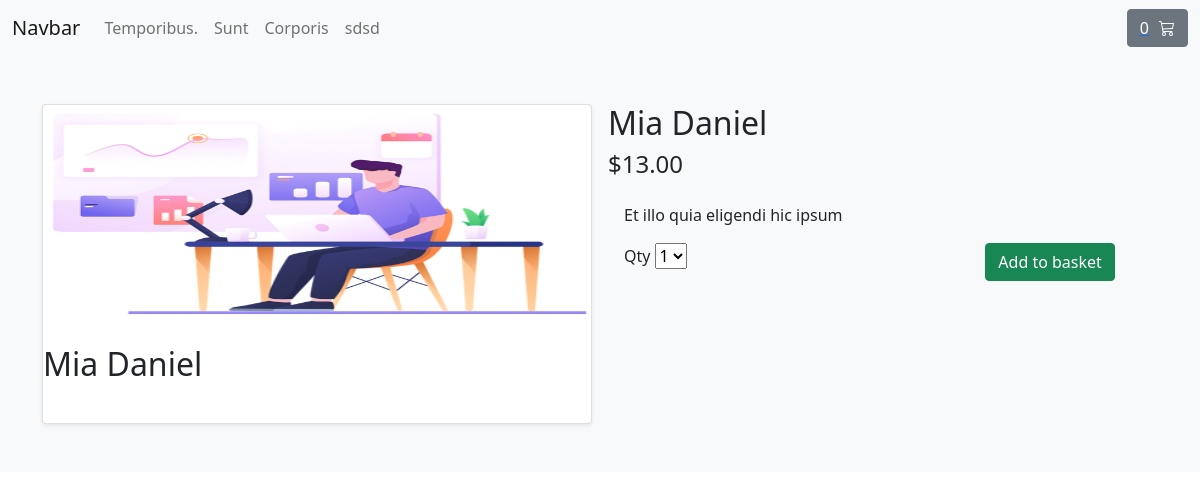
/product/SOME-STRING, run on the app's committed database.
### onlinestore/models.py (models this page shows, shortened)
class Category(models.Model):
    title = models.CharField(max_length=25)
    slug = models.SlugField()
    description = models.TextField(max_length=2055)
    image = models.ImageField(upload_to='images/', default='images/default.png')
    def __str__(self):
        return self.title
    class Meta:
        verbose_name_plural = 'categories'

class Product(models.Model):
    name = models.CharField(max_length=255)
    description = models.TextField(max_length=2055)
    slug=  models.SlugField(unique=True)
    pricce = models.DecimalField(max_digits=4, decimal_places=2,default=0)
    image = models.ImageField(upload_to='images/', default='images/default.png')
    created = models.DateTimeField(auto_now_add=True)
    updated = models.DateTimeField(auto_now = True)
    is_active = models.BooleanField(default=True)
    in_stock = models.BooleanField(default= True)
    categories = models.ForeignKey(Category, on_delete=models.CASCADE, related_name= 'products')
    user = models.ForeignKey(User, on_delete=models.CASCADE, related_name='admin_creator')
    class Meta:
        ordering: ['-updated',]

### onlinestore/views.py (the view)
# urls.py: path('product/<slug:slug>', views.show_product, name='show_product'),
def show_product(request, slug):
    product = get_object_or_404(Product, slug= slug)
    context = {
        'product':product
    }
    return render(request, 'onlinestore/show.html', context)

### basket/basket.py (called while the page is built)
    def __len__(self):
        return sum(item['qty'] for item in self.basket.values())

### basket/context_processors.py (called while the page is built)
def basket(request):
    return{
        'basket': Basket(request)
    }

### blog/context_processors.py (called while the page is built)
def cats(request):
    return {
        'catgs': Category.objects.all()
    }

### onlinestore/context_processors.py (called while the page is built)
def categories(request):
    return {
        'categories': Category.objects.all()
    }

### templates/onlinestore/show.html (shortened to what this page needs)
{% extends './base.html' %}
{% block 'content' %}
<div class="album py-5 bg-light">
    <div class="container">
        <div class="row row-cols-1 row-cols-sm-2 row-cols-md-2   g-3">
            <div class="col">
                <div class="card shadow-sm">
                    <img src="{{product.image.url}}" alt="Girl in a jacket" width="548" height="240">
                    <h2>{{ product.name }}</h2>
                    <div class="card-body">
                    </div>
                </div>
            </div>
            <div class="col">
                <h2>{{ product.name }}</h2>
                <h4>${{product.pricce}}</h4>
                <div class="card-body">
                    <p class="card-text">{{ product.description }}</p>
                    <div class="row">
                        <div class="col-4">
                            <label for="select">Qty</label>
                            <select id="select">
                                    <option value="1">1</option>
                                </select>
                        </div>
                        <div class="col-4 offset-4">
                            <button type="button" class="btn btn-success" id="add-button" value="{{product.id}}">Add to basket</button>
                        </div>
                    </div>
                </div>
            </div>
        </div>
    </div>
</div>
{% endblock %}

### templates/onlinestore/navbar.html (shortened to what this page needs)
<nav class="navbar navbar-expand-lg sticky-top navbar-light bg-light">
    <div class="container-fluid">
        <a class="navbar-brand" href="/">Navbar</a>
        <div class="collapse navbar-collapse" id="navbarNav">
            <ul class="navbar-nav">
                {% for category in categories %}
                <li class="nav-item">
                    <a class="nav-link" aria-current="page" href="{% url 'onlinestore:cat_product' category.slug %}">{{category}}</a>
                </li>
                {% endfor %}
            </ul>
        </div>
        <a href="{% url 'basket:basket_summary' %}" style="margin-left:110px;">
            <button type="button" class="btn btn-secondary d-flex" id="">
                {% with total_qty=basket|length %}
                <div id="basket-qty" style="margin-right:10px;">
                    {% if total_qty > 0 %}
                    {{total_qty}}
                    {% else %}
                    0
                    {% endif %}
                </div>
                {% endwith %}
            </button>
        </a>
    </div>
</nav>

### data on the page
Category: title "Temporibus."
Category: title "Sunt"
Category: title "Corporis"
Category: title "sdsd"
Product: image (picture), name "Mia Daniel", pricce "13.00", description "Et illo quia eligendi hic ipsum"
